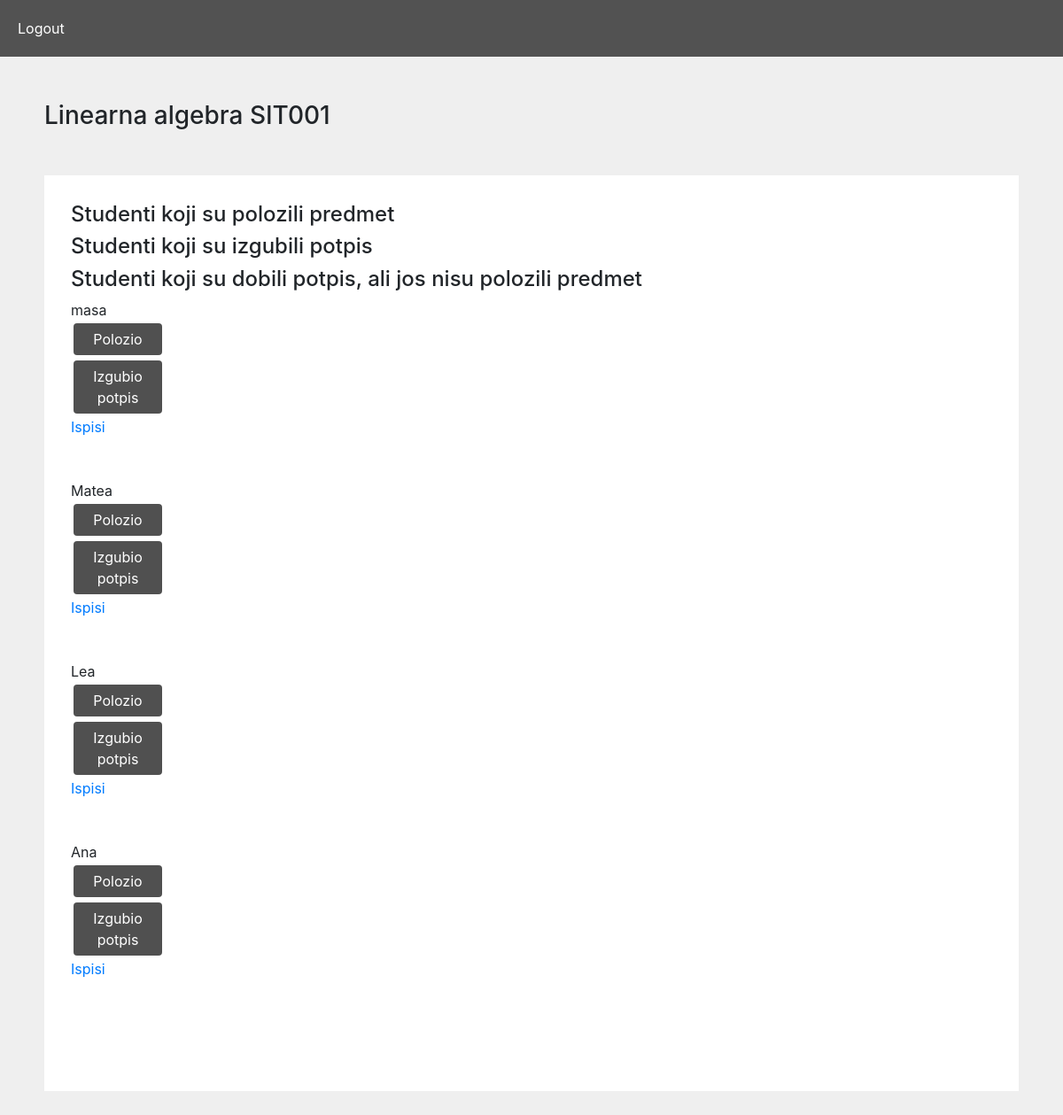
The page /details/1 on the database its author committed.
### app1/models.py (models this page shows)
class Predmeti(models.Model):
    IZBORNI = (('DA', 'da'), ('NE', 'ne'))
    name = models.CharField(max_length=50)
    kod = models.CharField(max_length=50)
    program = models.CharField(max_length=50)
    ects = models.IntegerField()
    sem_red = models.IntegerField()
    sem_izv = models.IntegerField()
    izborni = models.CharField(max_length=50, choices=IZBORNI)
    nositelj = models.ForeignKey(Korisnik, on_delete=models.CASCADE,blank=True, null=True)
    def __str__(self):
        return '%s %s' % (self.name, self.kod)

class Upisi(models.Model):
    STATUS = (('up', 'upisan'), ('pol', 'polozen'), ('izg', 'izgubio potpis'))
    student = models.ForeignKey(Korisnik, on_delete=models.CASCADE,blank=True, null=True)
    predmet = models.ForeignKey(Predmeti, on_delete=models.CASCADE,blank=True, null=True)
    status = models.CharField(default='up', max_length=50, choices=STATUS)

class Korisnik(AbstractUser):
    ROLES = (('prof', 'profesor'), ('stu', 'student'),('admin','administrator'))
    STATUS = (('none', 'None'), ('izv', 'izvanredni student'), ('red', 'redovni student'))
    role = models.CharField(max_length=50, choices=ROLES)
    status = models.CharField(max_length=50, choices=STATUS)

### app1/views.py (the view)
# urls.py: path('details/<int:predmet_id>',views.details, name="details"),
def details(request, predmet_id):
    upisi = Upisi.objects.filter(predmet_id=predmet_id)
    predmet = Predmeti.objects.filter(id=predmet_id)
    ostali=[]
    ostali_user=[]
    pol=[]
    pol_user=[]
    izg_user=[]
    izg=[]
    for i in upisi:
        if i.status=="pol":
            pol.append(i)
            user=Korisnik.objects.get(id=i.student_id)
            pol_user.append(user)
        elif i.status=="izg":
            izg.append(i)
            user=Korisnik.objects.get(id=i.student_id)
            izg_user.append(user)
        else:
            ostali.append(i)
            user=Korisnik.objects.get(id=i.student_id)
            ostali_user.append(user)
    zip1=zip(pol,pol_user)
    zip2=zip(izg,izg_user)
    zip3=zip(ostali,ostali_user)
    return render(request, 'details.html',{"data":zip1,"data":zip1,"zip2":zip2,"zip3":zip3,"ime":predmet,"data2":upisi,"pol":pol,"pol_user":pol_user,"izg":izg,"ostali":ostali})

### app1/templates/details.html (shortened to what this page needs)
{% extends 'base.html' %}
{% block details %}
<div class="nav">
    <a href="{%url 'logout' %}">Logout</a>
</div>
<div class="details">
{% for naslov in ime %}
<h3>{{naslov}}</h3>
{% endfor %}
<div class="box">
<h4>{{"Studenti koji su polozili predmet"}}</h4>
<h4>{{"Studenti koji su izgubili potpis"}}</h4>
<h4>{{"Studenti koji su dobili potpis, ali jos nisu polozili predmet"}}</h4>
{% for upis, ime in zip3 %}
{{ime}}<br><form method="post" action="{%url 'polozeno' upis.id %}"><button type="submit" class="btn btn1 btn-danger">Polozio</button>{% csrf_token %}</form>
<form method="post" action="{%url 'izgubio' upis.id %}"><button type="submit" class="btn btn1 btn-danger">Izgubio potpis</button>{% csrf_token %}</form>
<a href="{%url 'confirm_ispis' upis.id %}">Ispisi</a><br>
<br><br>
{% endfor %}
<br><br>
</div>
</div>
{% endblock %}

### app1/static/css/style.css (style rules this page uses)
body { background-color: rgb(239, 239, 239); }
.details { margin: 50px; }
.details h3 { margin-bottom: 50px; }
.btn1 { background-color: rgb(80, 80, 80); border:none; margin: 3px; }
.btn { width: 100px; }
.box { padding: 30px; background-color: white; }
.nav { padding: 20px; background-color: rgb(82, 82, 82); }
h3 { margin-bottom: 50px; }
.nav a { color:white; padding-right:40px; }

### rows shown on the page
Predmeti: name+kod "Linearna algebra SIT001"
Upisi: username "masa"
Upisi: username "Matea"
Upisi: username "Lea"
Upisi: username "Ana"

### other values the page prints
{{ "Studenti koji su polozili predmet" }} "Studenti koji su polozili predmet"
{{ "Studenti koji su izgubili potpis" }} "Studenti koji su izgubili potpis"
{{ "Studenti koji su dobili potpis, ali jos nisu polozili predmet" }} "Studenti koji su dobili potpis, ali jos nisu polozili predmet"
